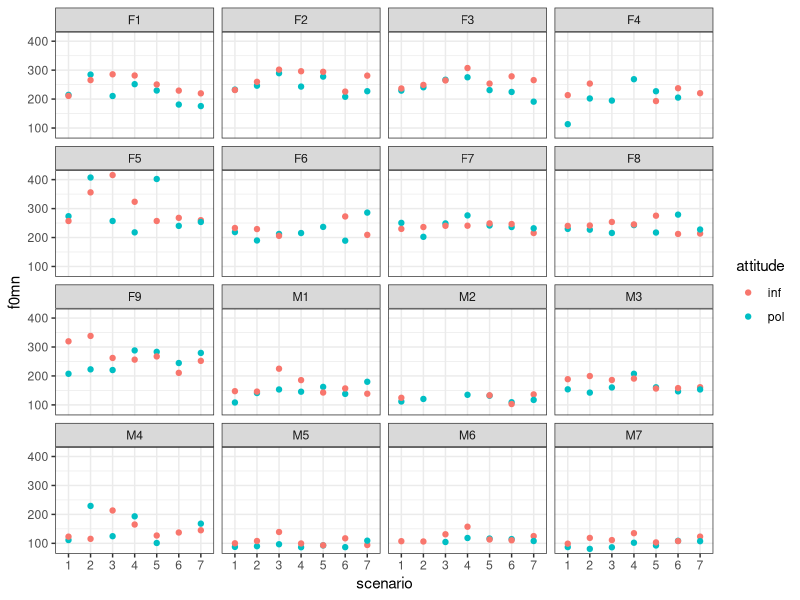
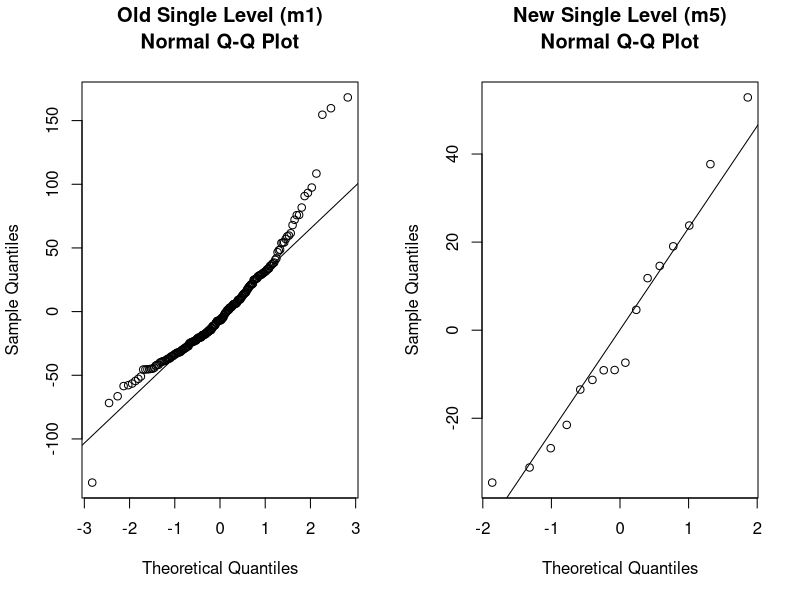
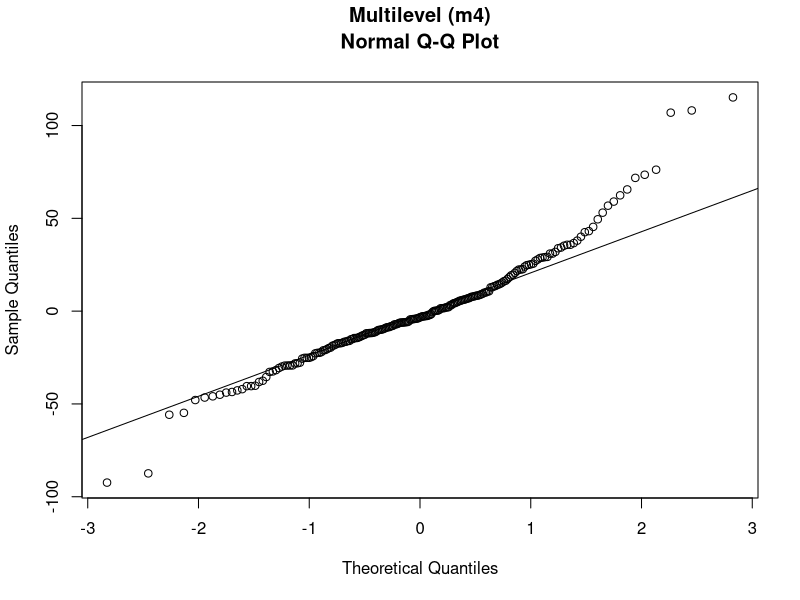
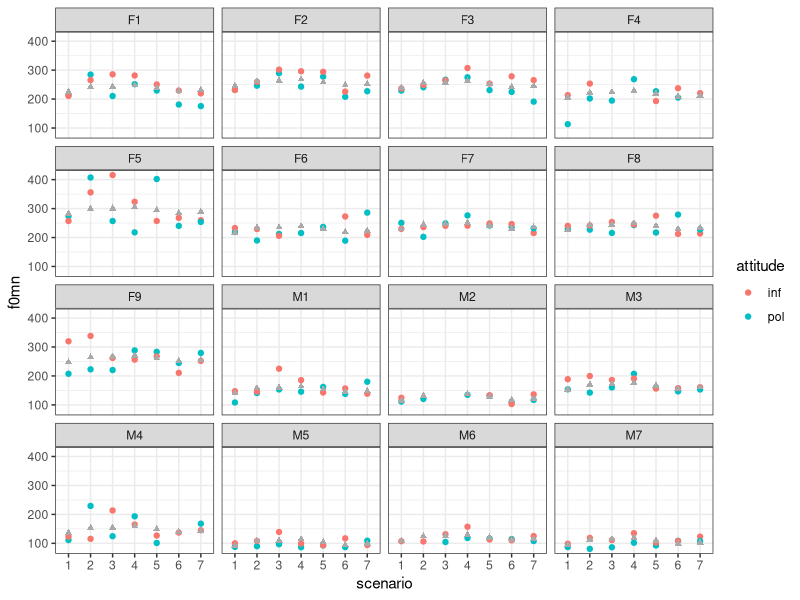
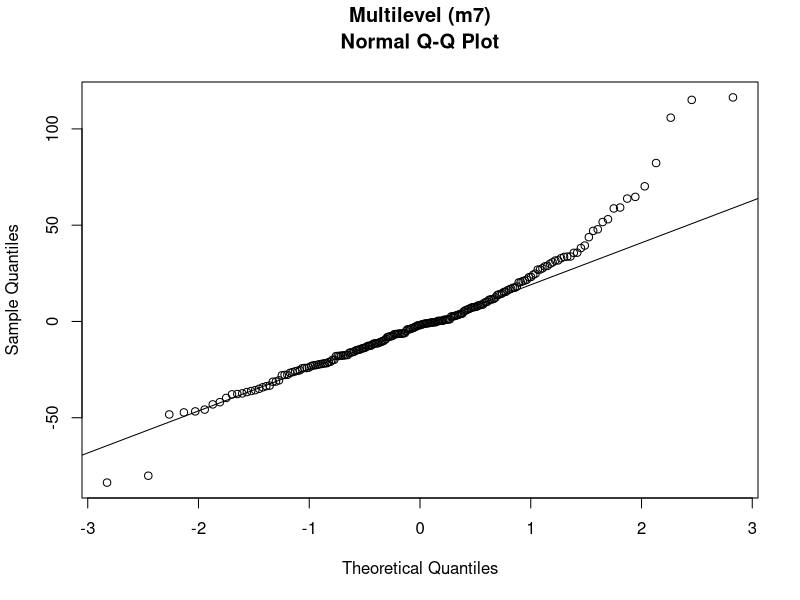

Write R code to recreate these figures, in order.
## ---- chunk 1
knitr::opts_chunk$set(echo = TRUE)
library(lme4)
library(tidyverse)
## ---- chunk 2
politeness <- read.csv('politeness.csv') ## read in data
## ---- chunk 3
str(politeness) #calling the data frame with all the 7 variables 
## ---- chunk 4
politeness$attitude <- as.factor(politeness$attitude) 

politeness$gender <- as.factor(politeness$gender) 

politeness$subject <- as.factor(politeness$subject) 

politeness$scenario <- as.factor(politeness$scenario) 
## ---- chunk 5
#Creating a new data frame with F1 
F1 <- politeness %>% dplyr::filter(subject == "F1")

#Linear model with scenario as integer
scenario_int <- lm(f0mn~as.integer(scenario), data = F1)
summary(scenario_int)

#Linear model with scenario as factor 
scenario_fact <- lm(f0mn~scenario, data = F1)
summary(scenario_fact)
## ---- chunk 6
#Model Matrix with scenario as integer
matrix_int <- model.matrix(scenario_int)

#Model Matrix with scenario as factor
matrix_fact <- model.matrix(scenario_fact)

matrix_fact
matrix_int
## ---- chunk 7
ggplot(politeness, (aes(x = scenario, y = f0mn, color = attitude)))+ 
  geom_point()+ 
  facet_wrap(.~subject)+ 
  theme_bw()
## ---- chunk 8
m1 <- lm(f0mn~gender, data = politeness)
summary(m1)
## ---- chunk 9
m2 <- lmer(f0mn~gender+(1|scenario), data = politeness)
summary(m2)
## ---- chunk 10
m3 <- lmer(f0mn~gender+(1|subject), data = politeness)
summary(m3)
## ---- chunk 11
m4 <- lmer(f0mn~gender+(1|subject)+(1|scenario), data = politeness)
summary(m4)
## ---- chunk 12
sigma(m1)
sigma(m2)
sigma(m3)
sigma(m4)

AIC(m1, m2, m3, m4)
## ---- chunk 13
summary(m4)
## ---- chunk 14
avg_f0mn <- politeness %>% 
  group_by(subject, gender) %>% 
  summarise(mean_f0mn = mean(f0mn, na.rm = T))

avg_f0mn
## ---- chunk 15
m5 <- lm(mean_f0mn ~ gender, data = avg_f0mn)
summary(m5)
## ---- chunk 16
par(mfrow = c(1,2))

#old single level model
qqnorm(resid(m1))
qqline(resid(m1))
title("Old Single Level (m1)", line = 3)

#new single level model
qqnorm(resid(m5))
qqline(resid(m5))
title("New Single Level (m5)", line = 3)
## ---- chunk 17
par(mfrow = c(1,1))

qqnorm(resid(m4))
qqline(resid(m4))
title("Multilevel (m4)", line = 3)
## ---- chunk 18
fitted <- fitted(m4)

politeness_na_removed <- politeness %>% 
  na.omit()

politeness_na_removed$fitted_f0mn <- fitted

ggplot(politeness_na_removed, (aes(x = scenario, y = f0mn, color = attitude)))+ 
  geom_point()+
  geom_point(aes(scenario, fitted_f0mn), color = "darkgrey", shape = 17)+
  facet_wrap(.~subject)+ 
  theme_bw()
## ---- chunk 19
m6 <- lmer(f0mn ~ gender + attitude + (1|subject) + (1|scenario), data = politeness)
summary(m6)
## ---- chunk 20
m7 <- lmer(f0mn ~ gender * attitude + (1|subject) + (1|scenario), data = politeness)
summary(m7)

## ---- chunk 21
#model residuals 
residuals_m4 <- residuals(m4)
residuals_m6 <- residuals(m6)
residuals_m7 <- residuals(m7)

#residual variance
rvar_m4 <- sum((residuals_m4)^2)
rvar_m6 <- sum((residuals_m6)^2)
rvar_m7 <- sum((residuals_m7)^2)

#residual standard deviation
sigma_m4 <- sigma(m4)
sigma_m6 <- sigma(m6)
sigma_m7 <- sigma(m7)

#AIC
AICs <- AIC(m4, m6, m7)

#Output table
tibble("model"=c("m4","m6","m7"), "residual variance"=c(rvar_m4, rvar_m6, rvar_m7), "residual sd"=c(sigma_m4, sigma_m6, sigma_m7), "AIC"=c(AICs[1,2], AICs[2,2], AICs[3,2]))

## ---- chunk 22
#for an output with p-values:
m7 <- lmerTest::lmer(f0mn ~ gender * attitude + (1|subject) + (1|scenario), data = politeness)
summary(m7)
## ---- chunk 23
#qqplot

qqnorm(resid(m7))
qqline(resid(m7))
title("Multilevel (m7)", line = 3)
